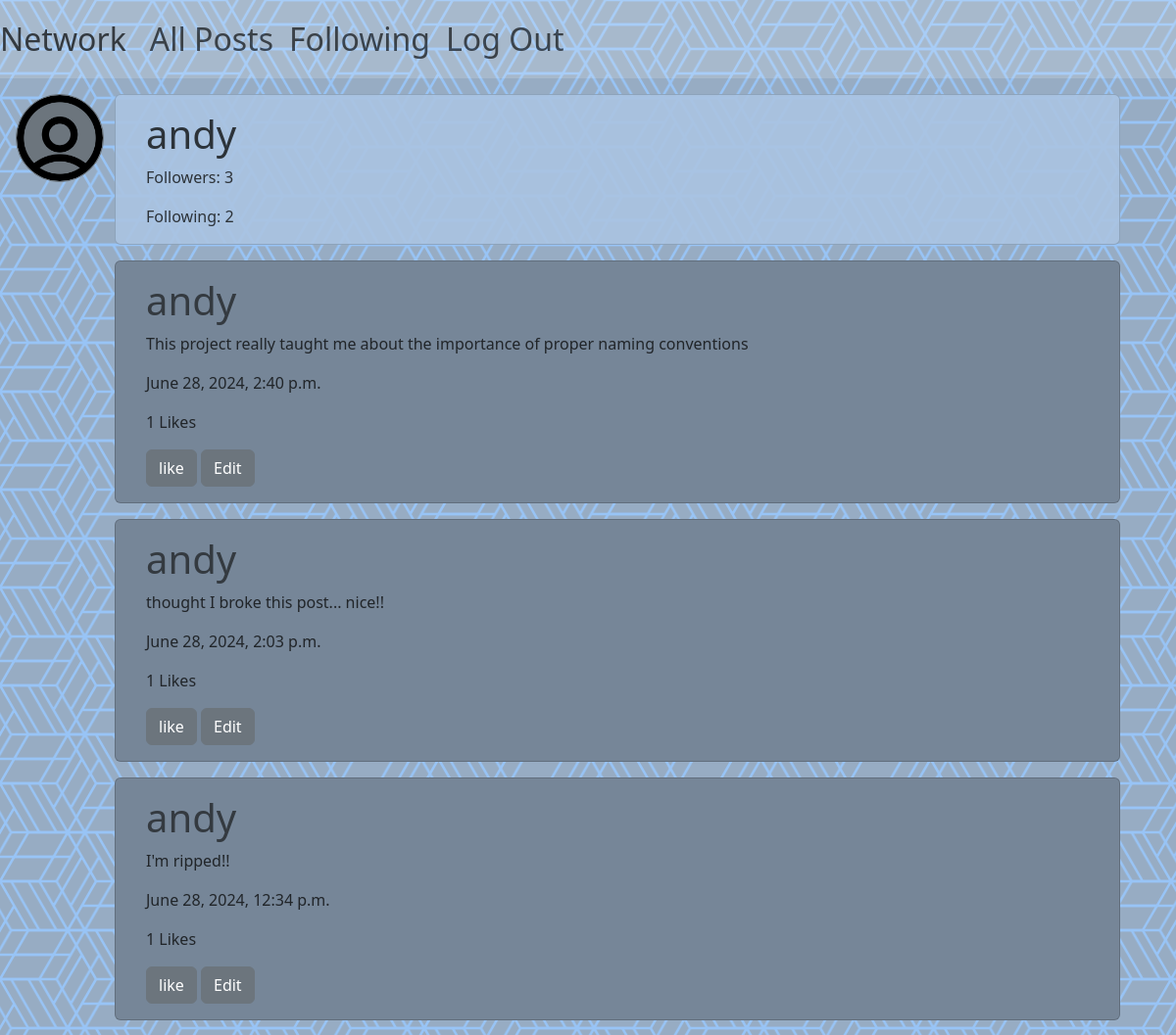
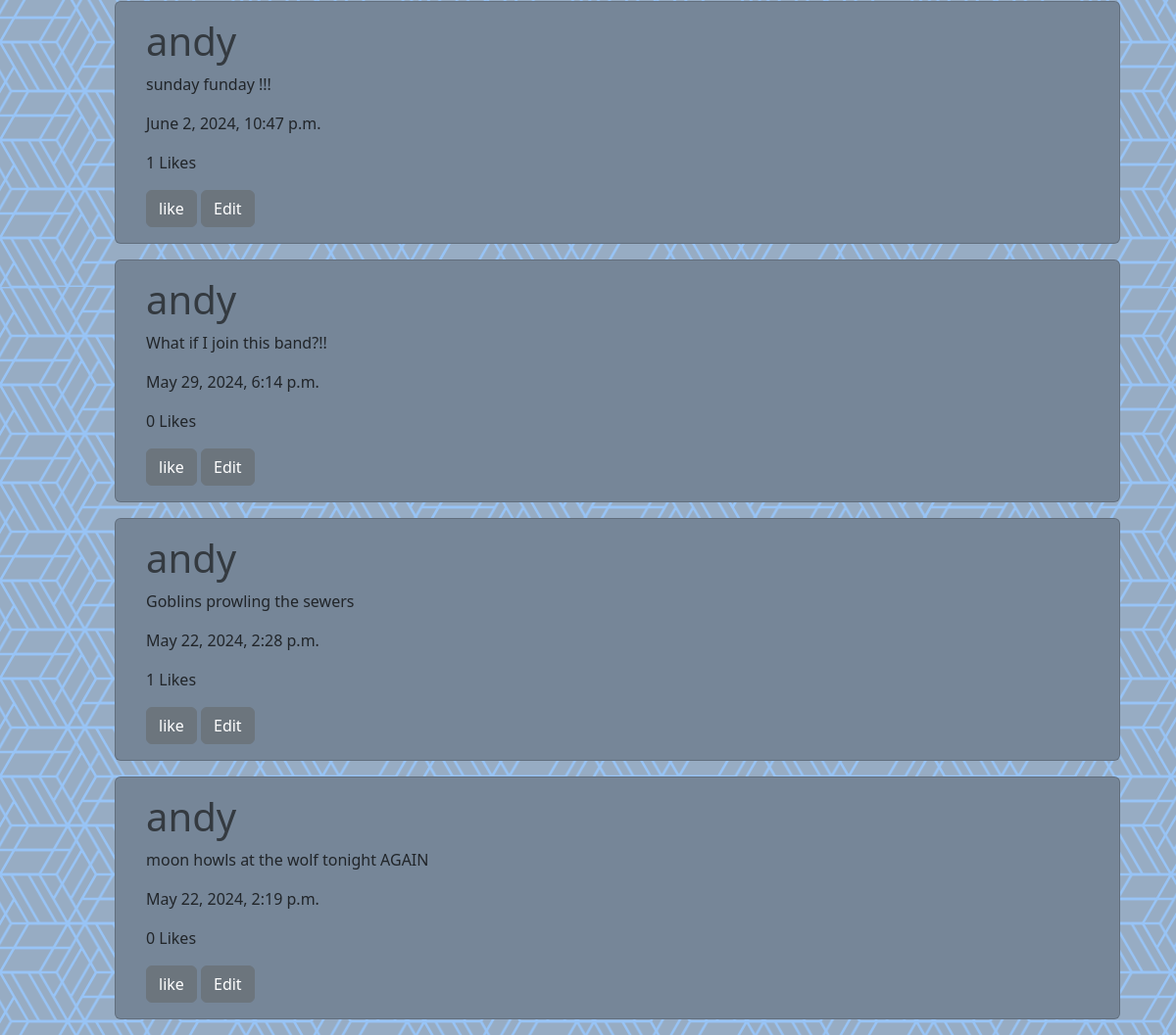
/profile/1 (signed in), run on the app's committed database (2 pictures, top to bottom).
### network/models.py (models this page shows, shortened)
class User(AbstractUser):
    followers = models.ManyToManyField('self', related_name='following', symmetrical=False, blank=True)
    def __str__(self):
        return self.username

class Post(models.Model):
    user = models.ForeignKey('User', on_delete=models.CASCADE, blank=True, null=True)
    text = models.CharField(max_length=255, blank=True)
    timestamp = models.DateTimeField(auto_now_add=True)
    likes = models.ManyToManyField('User', related_name='liked', blank=True)

### network/views.py (the view)
# urls.py: path("profile/<int:id>", views.user_profile, name="profile"),
def user_profile(request, id):
    if request.method == "GET":
        target_user = User.objects.get(pk=id)
        posts = Post.objects.filter(user=id)
        page_number = request.GET.get('page', 1)
        by_time = posts.order_by("-timestamp").all()
        paginator = Paginator(by_time,7)
        page_posts = paginator.get_page(page_number)
        logged_in = request.user
        followers = target_user.followers.all()
        following = target_user.following.all()
        is_following = logged_in in followers
        return render(request, "network/profile.html", {
            "posts":page_posts,
            "target_user": target_user,
            "logged_in": logged_in,
            "followers": followers.count(),
            "following": following.count(),
            "is_following": is_following,
        })
    elif request.method == "POST":
       follow = target_user.followers.add(logged_in)
       follow.save()
    return JsonResponse({'message': 'User followed successfully'})

### network/templates/network/profile.html (shortened to what this page needs)
{% extends "network/layout.html" %}
{% load static %}
{% block body %}
<div class="card profile-header my-3 ">
    <div class="card-body">
    <h1 class="card-title">{{ target_user }}</h1>
    <p class="card-text">Followers: {{ followers }}</p>
    <p class="card-text">Following: {{ following }}</p>
</div>
</div>
<div>
    {% for post in posts %}
    <div class="card postcard mb-3" id="post-{{ post.id }}" >
        <div class="card-body">
        <h1><a href="/profile/{{ post.user.id }}"> {{ post.user.username }}</a></h1>
        <p class="post-text">{{ post.text }}</p>
        <p>{{ post.timestamp }}</p>
        <p id="like-count-{{ post.id }}" >{{ post.likes.count }} Likes</p>
        <button class="btn btn-secondary  like-button" id="like-button-{{ post.id }}" data-post-id="{{ post.id }}" >like</button>
        {% if logged_in == target_user %}
        <button class="btn btn-secondary edit-post " data-post-id="{{ post.id }}" >Edit</button>
        {% endif %}
        </div>
        </div>
    {% endfor %}
</div>
{% endblock %}

### network/static/network/styles.css (style rules this page uses)
body { background-image: url("/network/static/network/bgPattern.png"), url("/network/static/network/bgPattern2.png"); background-color: #97acc3; background-attachment: fixed; display: block; width: 100%; }
.postcard { max-width: 90%; background-color: #768698; margin-left: auto; margin-right: auto; padding-left: 15px; }
.profile-header { max-width: 90%; background-color: #aac4e2; opacity: 90%; margin-left: auto; margin-right: auto; padding-left: 15px; }
a { color: #343a40; text-decoration: none; }

### data on the page
User: username "andy"
Post: user.username "andy", text "This project really taught me about the importance of proper naming conventions", timestamp "June 28, 2024, 2:40 p.m.", likes.count "1"
Post: user.username "andy", text "thought I broke this post... nice!!", timestamp "June 28, 2024, 2:03 p.m.", likes.count "1"
Post: user.username "andy", text "I'm ripped!!", timestamp "June 28, 2024, 12:34 p.m.", likes.count "1"
Post: user.username "andy", text "sunday funday !!!", timestamp "June 2, 2024, 10:47 p.m.", likes.count "1"
Post: user.username "andy", text "What if I join this band?!!", timestamp "May 29, 2024, 6:14 p.m.", likes.count "0"
Post: user.username "andy", text "Goblins prowling the sewers", timestamp "May 22, 2024, 2:28 p.m.", likes.count "1"
Post: user.username "andy", text "moon howls at the wolf tonight AGAIN", timestamp "May 22, 2024, 2:19 p.m.", likes.count "0"

### other printed values
{{ followers }} "3"
{{ following }} "2"
